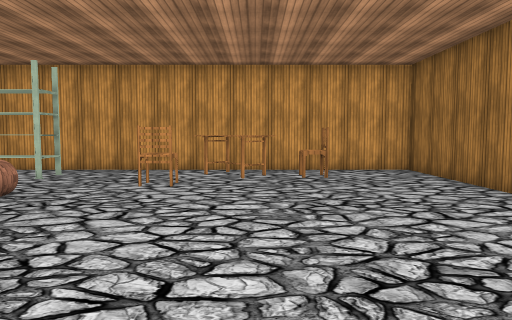
view 1 (above)

24 first-person views from a walk through a 3-D level made in the Unity game engine. The camera is 1.5 m above the floor, tilts 4° down and sees 70° across. Doors are open. The floor is counted in squares, 1 m on a side. Each view is taken from the middle of a square. On the plan, view 1 faces up. The plan holds only what a view shows up to about 16 squares ahead; the rest is blank. The place goes on beyond the plan. The player character is not drawn. Some animated figures are not drawn. Some surface patterns are stand-ins.

view 2
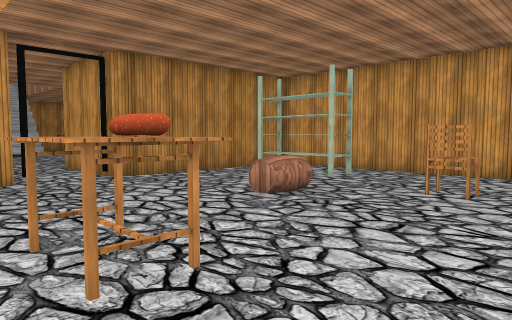

view 3
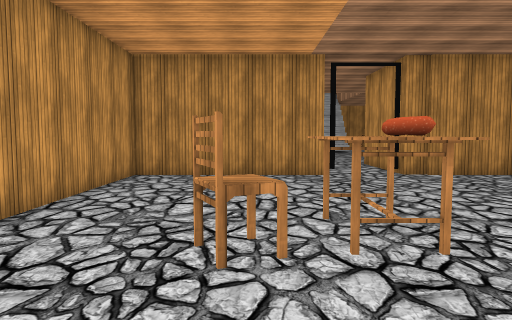

view 4
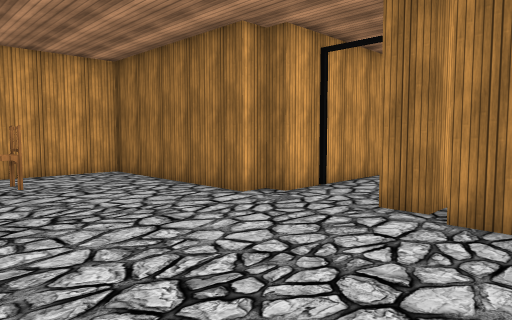

view 5
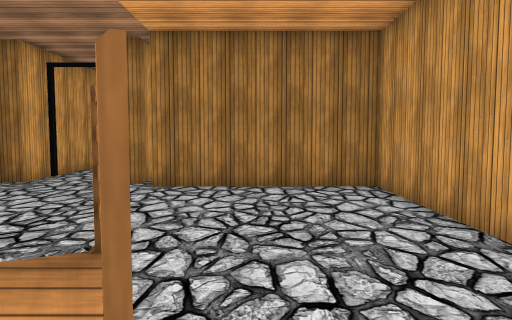

view 6
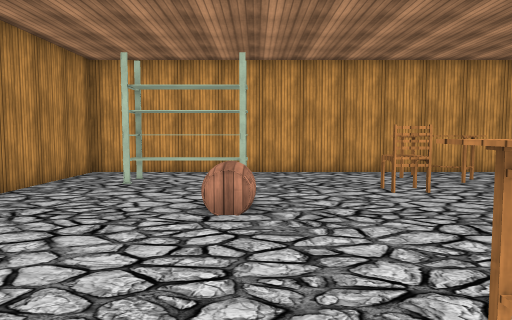

view 7
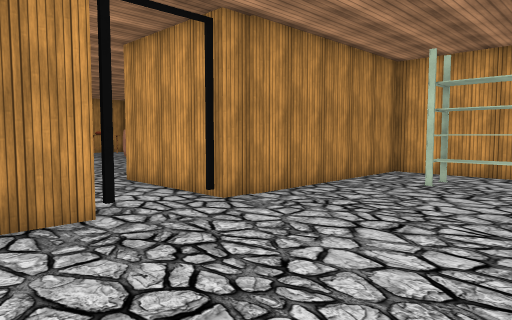

view 8
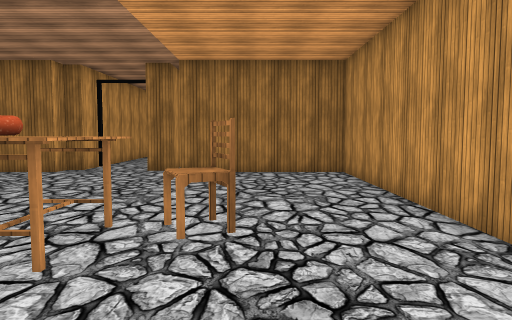

view 9
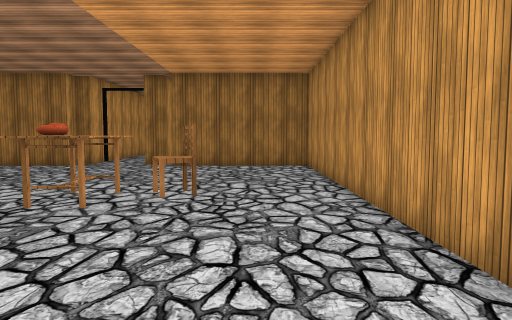

view 10
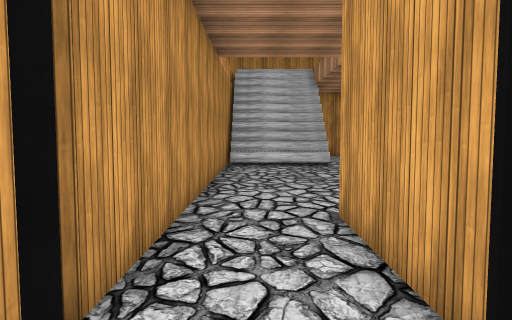

view 11
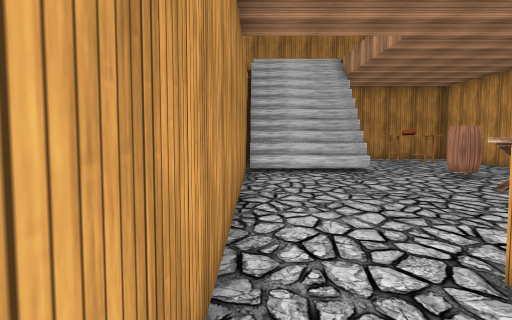

view 12
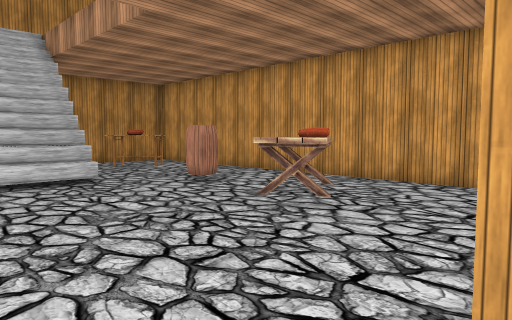

view 13
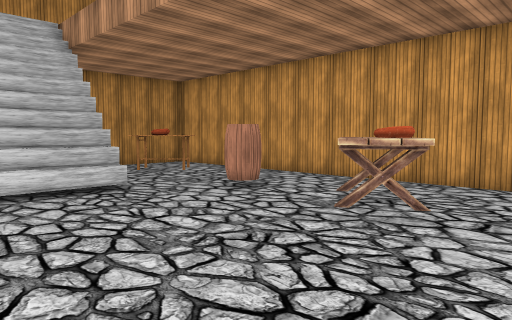

view 14
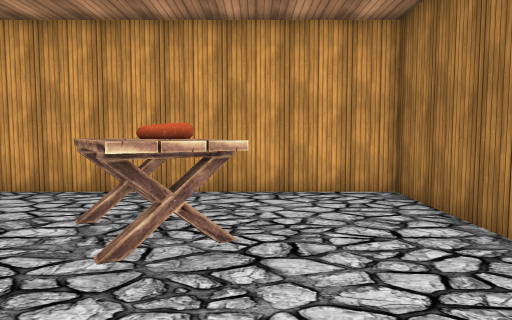

view 15
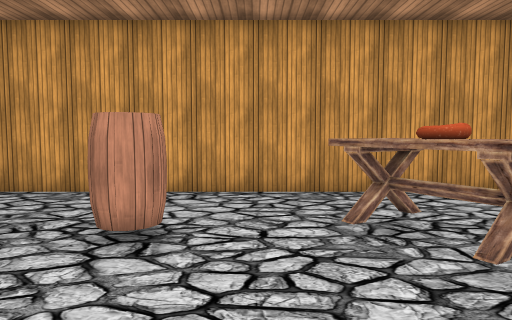

view 16
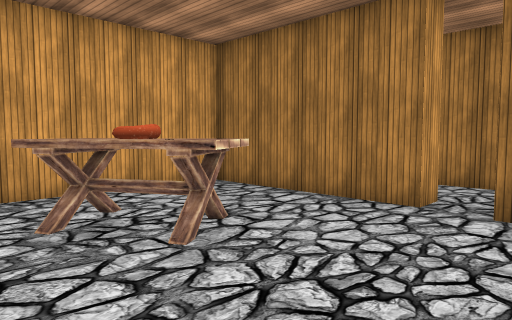

view 17
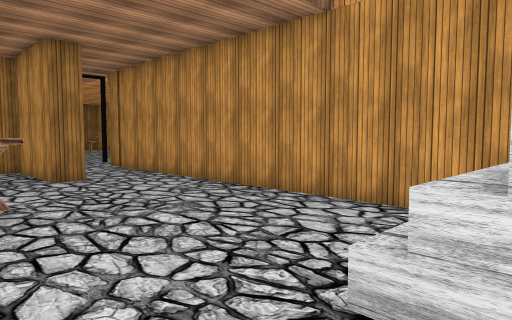

view 18
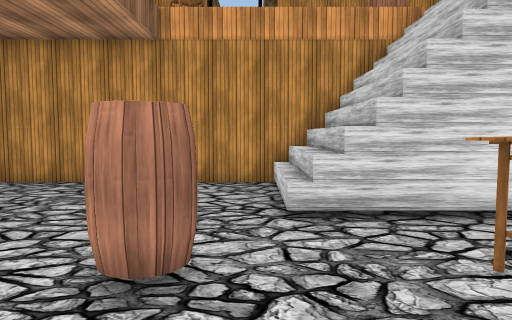

view 19
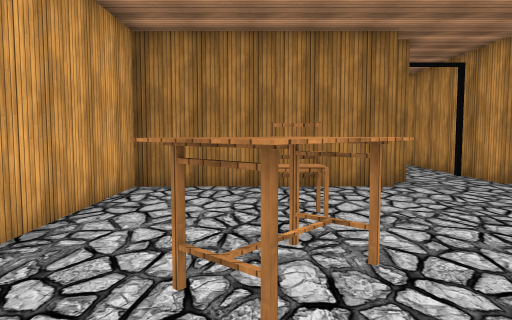

view 20
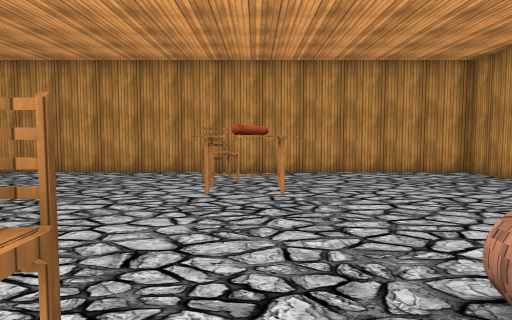

view 21
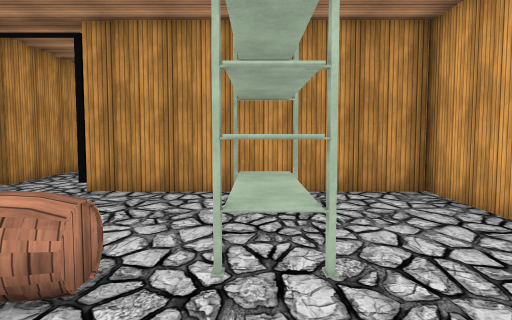

view 22
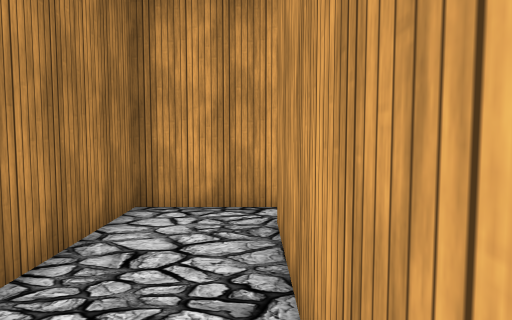

view 23
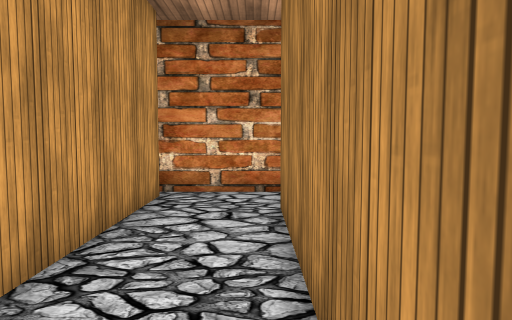

view 24
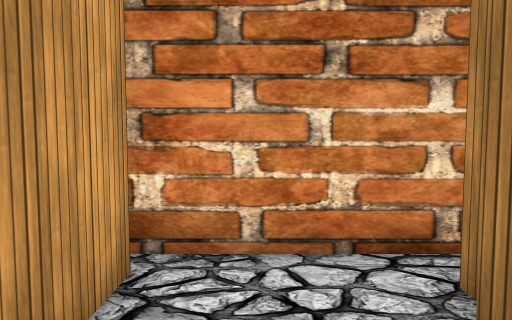

### Floor plan
Points are (right, up) in squares from view 1. A wall is a line through its corners. A room is listed if a view was taken in it or the views show most of it. See-through windows are left out.
Room 1 (views 1, 2, 3, 4, 5, 6, 7, 8, 9, 10, 19, 20, 21)
walls: (-12.5, 3.6) (-12.5, -3.5) (6.5, -3.5) (6.5, 3); (7.1, 3.5) (7.1, 4.5) (9.1, 4.5); (9.1, 7.3) (7.4, 7.3) (7.4, 8) (6.5, 8) (6.5, 15.5) (-12.8, 15.5); (-12.5, 15.5) (-12.5, 6.5)
ways out: open door at (-13, 5) to room 2; open door at (9, 6)
objects: rack (-9, 11) to (-6, 11); barrel (-7, 8) to (-6, 9); table (-5, 2) to (-3, 3); stool (-3, 1); stool (-3, 9) to (-2, 10); table (-2, 11) to (0, 13); stool (2, 11) to (2, 12)
Room 2 (views 11, 12, 13, 14, 15, 16, 17, 18)
walls: (-17.4, 8.9) (-17.4, 15.5) (-31.5, 15.5); (-29, 8.6) (-29, 3.8); (-29.6, 8.6) (-29.6, 3.8); (-30.1, 8.6) (-30.1, 5.9); (-31.5, 8.6) (-28.6, 8.6); (-30, 3.6) (-13.8, 3.6); (-12.5, 6.5) (-17.6, 6.5) (-17.6, 7.5)
low walls: (-28.6, 8.6) (-28.6, 3.8)
ways out: open door at (-13, 5) to room 1; opening at (-17, 8) to room 3
objects: table (-31, 10) to (-30, 12); barrel (-27, 11) to (-27, 12); table (-24, 10) to (-21, 12)
Room 3 (views 22, 23, 24)
walls: (-12.4, 17.5) (-16.6, 17.5); (-16.4, 16.9) (-16.4, 8.9) (-17.4, 8.9); (-17.6, 7.5) (-13.5, 7.5) (-13.5, 15.5)
ways out: opening at (-17, 8) to room 2

Positions as (right, up) in squares from view 1, and headings:
1: (0, 0), facing up
2: (0, 1), facing up-left
3: (1, 1), facing left
4: (0, 1), facing up-right
5: (-4, 0), facing right
6: (-6, 1), facing up
7: (-6, 1), facing up-left
8: (-8, 0), facing right
9: (-11, -1), facing right
10: (-11, 5), facing left
11: (-14, 4), facing left
12: (-17, 4), facing up-left
13: (-19, 4), facing up-left
14: (-21, 6), facing up
15: (-25, 6), facing up
16: (-25, 6), facing up-right
17: (-30, 11), facing down-right
18: (-28, 15), facing down
19: (-4, 12), facing right
20: (-4, 11), facing down
21: (-3, 11), facing left
22: (-16, 15), facing down
23: (-14, 8), facing up
24: (-15, 13), facing up
